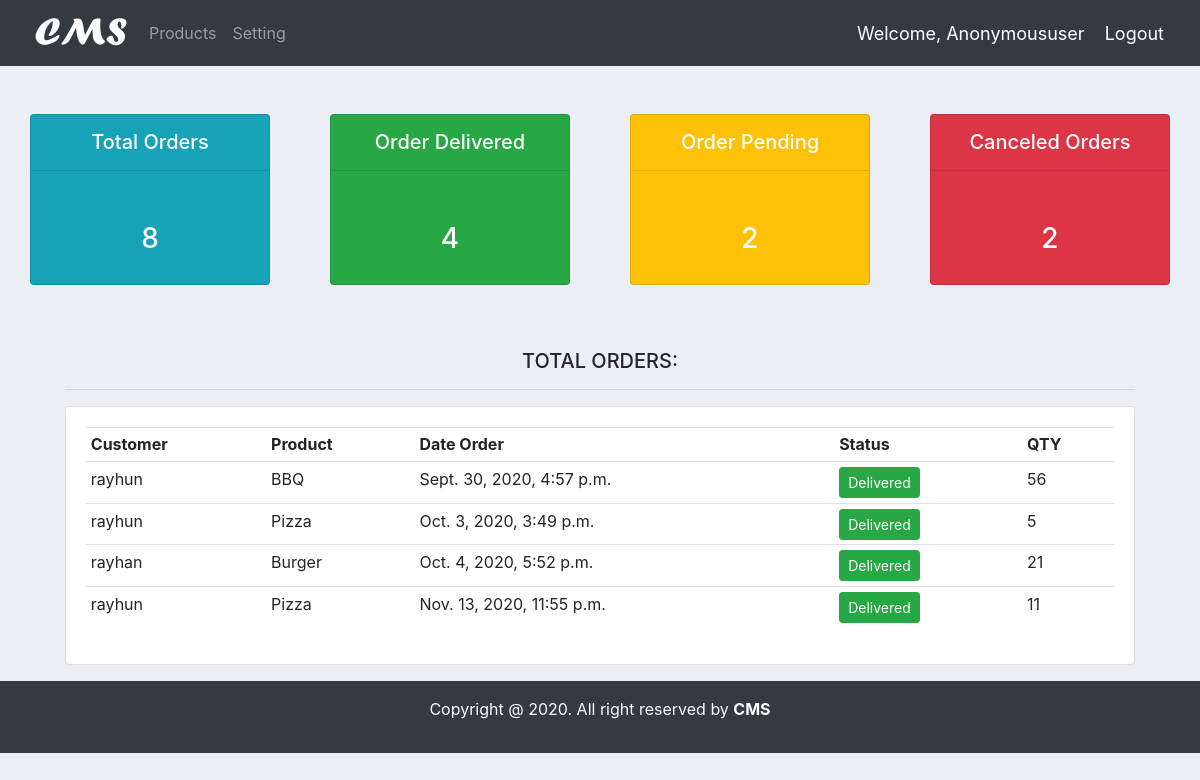
/all/orders/delivery, run on the app's committed database.
### accounts/models.py (models this page shows, shortened)
class Order(models.Model):
    STATUS = (
        ('Pending','Pending'),
        ('Canceled Order','Canceled Order'),
        ('Delivered','Delivered')
        )
    customer = models.ForeignKey(Customer, null=True, on_delete=models.SET_NULL)
    Product = models.ForeignKey(Product, null=True, on_delete=models.SET_NULL)
    date_created = models.DateTimeField(auto_now_add=True, null=True)
    statur = models.CharField(max_length=200, null=True, choices=STATUS)
    note = models.CharField(max_length=200, null=True)
    order_content = models.DecimalField(max_digits= 10000, null=True, decimal_places=0)

class Customer(models.Model):
    user = models.OneToOneField(User, null=True, blank=True, on_delete=models.CASCADE)
    name = models.CharField(max_length=200, null=True)
    phone = models.CharField(max_length=200, null=True)
    email = models.CharField(max_length=200, null=True)
    profile_pic = models.ImageField(default="demo.jpg", null=True, blank=True)
    date_created = models.DateTimeField(auto_now_add=True, null=True)
    def __str__(self):
        return str(self.name)

class Product(models.Model):
    CATAGORY = (
        ('Indoor','Indoor'),
        ('Out Door','Out Door'),
    )
    name = models.CharField(max_length=200, null=True)
    price = models.FloatField(null=True)
    catagory = models.CharField(max_length=200, null=True, choices=CATAGORY)
    descriprion = models.CharField(max_length=500 ,null=True, blank=True)
    data_created = models.DateTimeField(auto_now_add=True)
    tags = models.ManyToManyField(Tag)
    def __str__(self):
        return str(self.name)

### accounts/views.py (the view)
# urls.py: path('all/orders/delivery', views.order_delivery_list, name = "order_delivery_list"),
def order_delivery_list(request):
    orders = Order.objects.all()
    total_orders = orders.count()
    order_delivered = orders.filter(statur='Delivered').count()
    order_deliver = orders.filter(statur='Delivered')
    order_pending = orders.filter(statur='Pending').count()
    order_cancels = orders.filter(statur='Canceled Order').count()
    context = {
        'order_deliver':order_deliver,
        'total_orders':total_orders,
        'order_delivered':order_delivered,
        'order_pending':order_pending,
        'order_cancels':order_cancels,
    }
    return render(request, 'accounts/order_delivery_list.html',context)

### accounts/templates/accounts/order_delivery_list.html
{% extends 'accounts/main.html' %}
{% block content %}
<div class="container-fluid">
    {% include 'accounts/status.html' %}
    <div class="row">
        <div class="col-md-11 m-auto">
            <h5 class="text-center">TOTAL ORDERS:</h5>
            <hr>
            <div class="card card-body">
                {% if order_deliver %}
                <table class="table table-sm">
                    <tr>
                        <th>Customer</th>
                        <th>Product</th>
                        <th>Date Order</th>
                        <th>Status</th>
                        <th>QTY</th>
                    </tr>
                    {% for order in order_deliver %}
                    <tr>
                        <td>{{ order.customer }}</td>
                        <td>{{ order.Product }}</td>
                        <td>{{ order.date_created }}</td>
                        <td><a class="btn btn-sm btn-success">{{ order.statur }}</a></td>
                        <td>{{ order.order_content }}</td>
                    </tr>
                    {% endfor %}
                </table>
                {% else %}
                    <h3 class="h3 text-center py-3 text-danger">Order delivery not found</h3>
                {% endif %}
            </div>
        </div>
    </div>
</div>
{% endblock %}

### static/css/main.css (style rules this page uses)
body { background-color: #ebeff5; }

### accounts/templates/accounts/main.html (style rules this page uses)
a { text-decoration: none; }

### data on the page
Order: customer "rayhun", Product "BBQ", date_created "Sept. 30, 2020, 4:57 p.m.", statur "Delivered", order_content "56"
Order: customer "rayhun", Product "Pizza", date_created "Oct. 3, 2020, 3:49 p.m.", statur "Delivered", order_content "5"
Order: customer "rayhan", Product "Burger", date_created "Oct. 4, 2020, 5:52 p.m.", statur "Delivered", order_content "21"
Order: customer "rayhun", Product "Pizza", date_created "Nov. 13, 2020, 11:55 p.m.", statur "Delivered", order_content "11"

### other printed values
{{ request.user|title }} "Anonymoususer"
{{ total_orders }} "8"
{{ order_delivered }} "4"
{{ order_pending }} "2"
{{ order_cancels }} "2"
